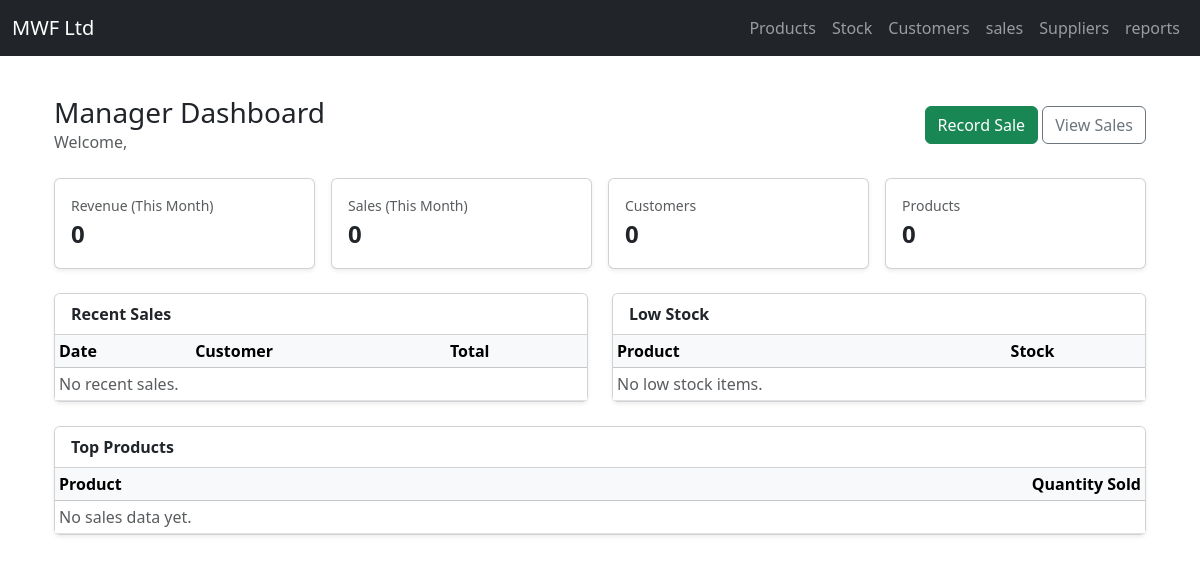
Page /dashboard/manager/ on the earlier database version.
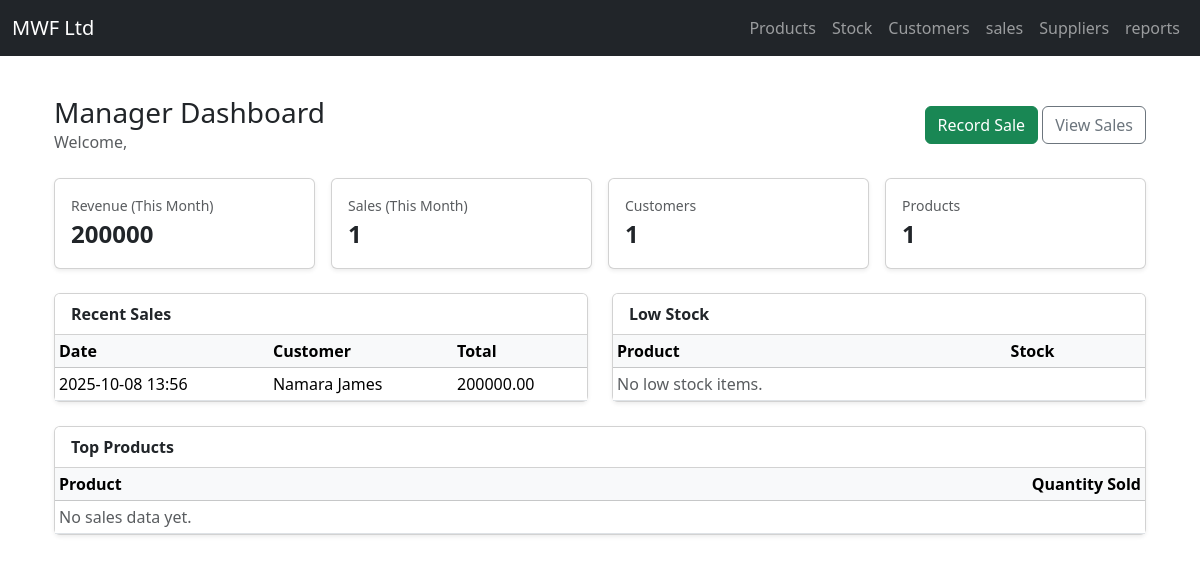
Same page on the later database version.
### sales/models.py (models this page shows, shortened)
class Sale(models.Model):
    PAYMENT_CHOICES = [
        ('cash', 'Cash'),
        ('cheque', 'Cheque'),
        ('overdraft', 'Bank Overdraft'),
    ]
    customer = models.ForeignKey(Customer, on_delete=models.SET_NULL, null=True)
    sales_agent = models.ForeignKey(settings.AUTH_USER_MODEL, on_delete=models.SET_NULL, null=True)
    date = models.DateTimeField(auto_now_add=True)
    total_amount = models.DecimalField(max_digits=12, decimal_places=2)
    transport_included = models.BooleanField(default=False)
    transport_charge = models.DecimalField(max_digits=10, decimal_places=2, default=0.00)
    payment_type = models.CharField(max_length=20, choices=PAYMENT_CHOICES)
    final_amount_paid = models.DecimalField(max_digits=12, decimal_places=2)
    receipt_number = models.CharField(max_length=50, unique=True)

### customers/models.py (models this page shows, shortened)
class Customer(models.Model):
    name = models.CharField(max_length=100)
    company_name = models.CharField(max_length=100, blank=True)
    phone = models.CharField(max_length=20)
    email = models.EmailField(blank=True)
    address = models.TextField()
    created_at = models.DateField(auto_now_add=True)

### users/views.py (the view)
# urls.py: path('dashboard/manager/', views.manager_dashboard, name='manager_dashboard'),
def manager_dashboard(request):
    now = timezone.now()
    start_of_month = now.replace(day=1, hour=0, minute=0, second=0, microsecond=0)
    total_revenue = Sale.objects.filter(date__gte=start_of_month).aggregate(
        total=Sum('final_amount_paid')
    )['total'] or 0
    total_sales = Sale.objects.filter(date__gte=start_of_month).count()
    total_customers = Customer.objects.count()
    total_products = Product.objects.count()
    recent_sales = Sale.objects.select_related('customer').order_by('-date')[:5]
    low_stock = Product.objects.filter(current_stock__lte=5).order_by('current_stock')[:5]
    top_products = (
        SaleItem.objects.values('product__name')
        .annotate(quantity_sold=Sum('quantity'))
        .order_by('-quantity_sold')[:5]
    )
    context = {
        'kpi_total_revenue': total_revenue,
        'kpi_total_sales': total_sales,
        'kpi_total_customers': total_customers,
        'kpi_total_products': total_products,
        'recent_sales': recent_sales,
        'low_stock': low_stock,
        'top_products': top_products,
    }
    return render(request, 'manager_dashboard.html', context)

### users/templates/manager_dashboard.html (shortened to what the changed rows need)
{% extends 'base.html' %}
{% load static %}
{% block content %}
<div class="container mt-4">
  <div class="row g-3 mb-4">
    <div class="col-md-3">
      <div class="card shadow-sm h-100">
        <div class="card-body">
          <div class="text-muted small">Revenue (This Month)</div>
          <div class="fs-4 fw-bold">{{ kpi_total_revenue }}</div>
        </div>
      </div>
    </div>
    <div class="col-md-3">
      <div class="card shadow-sm h-100">
        <div class="card-body">
          <div class="text-muted small">Sales (This Month)</div>
          <div class="fs-4 fw-bold">{{ kpi_total_sales }}</div>
        </div>
      </div>
    </div>
    <div class="col-md-3">
      <div class="card shadow-sm h-100">
        <div class="card-body">
          <div class="text-muted small">Customers</div>
          <div class="fs-4 fw-bold">{{ kpi_total_customers }}</div>
        </div>
      </div>
    </div>
    <div class="col-md-3">
      <div class="card shadow-sm h-100">
        <div class="card-body">
          <div class="text-muted small">Products</div>
          <div class="fs-4 fw-bold">{{ kpi_total_products }}</div>
        </div>
      </div>
    </div>
  </div>
  <div class="row g-4">
    <div class="col-lg-6">
      <div class="card shadow-sm h-100">
        <div class="card-body p-0">
          <div class="table-responsive">
            <table class="table table-sm align-middle mb-0">
              <thead class="table-light">
                <tr>
                  <th>Date</th>
                  <th>Customer</th>
                  <th>Total</th>
                </tr>
              </thead>
              <tbody>
                {% for s in recent_sales %}
                <tr>
                  <td>{{ s.date|date:"Y-m-d H:i" }}</td>
                  <td>{{ s.customer.name }}</td>
                  <td>{{ s.final_amount_paid }}</td>
                </tr>
                {% empty %}
                <tr><td colspan="3" class="text-muted">No recent sales.</td></tr>
                {% endfor %}
              </tbody>
            </table>
          </div>
        </div>
      </div>
    </div>
    <div class="col-lg-6">
      <div class="card shadow-sm h-100">
        <div class="card-body p-0">
          <div class="table-responsive">
            <table class="table table-sm align-middle mb-0">
              <thead class="table-light">
                <tr>
                  <th>Product</th>
                  <th class="text-center">Stock</th>
                </tr>
              </thead>
            </table>
          </div>
        </div>
      </div>
    </div>
  </div>
  <div class="card shadow-sm mt-4">
    <div class="card-body p-0">
      <div class="table-responsive">
        <table class="table table-sm align-middle mb-0">
          <thead class="table-light">
            <tr>
              <th>Product</th>
              <th class="text-end">Quantity Sold</th>
            </tr>
          </thead>
        </table>
      </div>
    </div>
  </div>
</div>
{% endblock %}

Differences in the rows shown:
added Sale: date "2025-10-08 13:56", customer.name "Namara James", final_amount_paid "200000.00"
Other differences:
{{ kpi_total_revenue }}: "0" → "200000"
{{ kpi_total_sales }}: "0" → "1"
{{ kpi_total_customers }}: "0" → "1"
{{ kpi_total_products }}: "0" → "1"
text no longer shown: "No recent sales."
